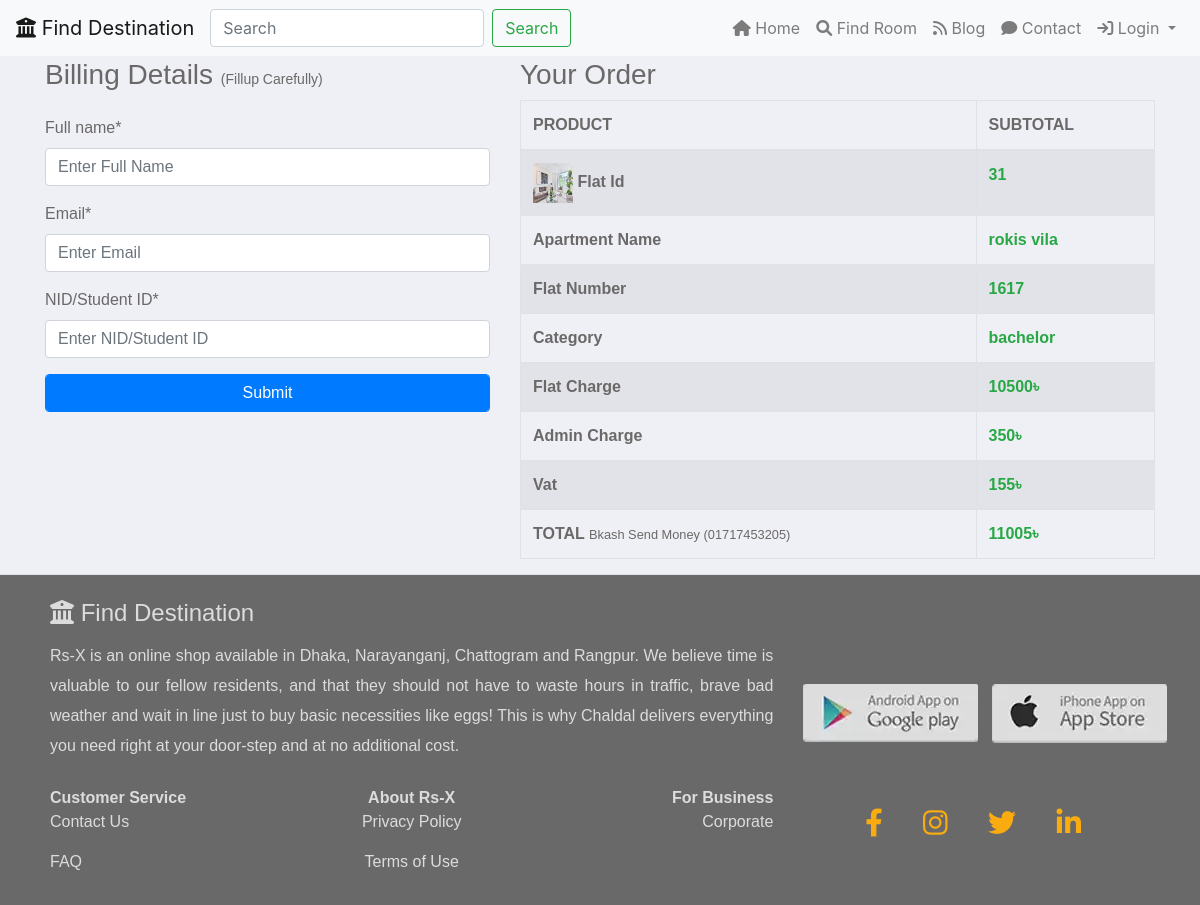
The app's page /b_ensure.php?id=31 with its own data.
### tables this page shows
CREATE TABLE `bachelor` (
  `id` int(11) NOT NULL,
  `flat_category` varchar(255) NOT NULL,
  `email` varchar(255) NOT NULL,
  `appertmentName` varchar(255) NOT NULL,
  `flatNumber` varchar(255) NOT NULL,
  `location` varchar(255) NOT NULL,
  `description` text NOT NULL,
  `rent` int(255) NOT NULL,
  `photo` varchar(255) NOT NULL,
  `submitTime` timestamp NOT NULL DEFAULT current_timestamp()
);

### b_ensure.php (the view, shortened to what this page needs)
<?php
include_once('config.php');
require_once('include/links.php');
?>
<link rel="stylesheet" href="css/ensure.css"/>
</head>
<body>
<header>
    <nav class="navbar navbar-expand-lg navbar-light bg-light fixed-top">
        <a class="navbar-brand" href="index.php"><i class="fa-solid fa-building-columns"></i> Find Destination</a>
        <div class="collapse navbar-collapse" id="navbarSupportedContent">
            <form class="form-inline my-2 my-lg-0 mr-auto">
                <input class="form-control mr-sm-2" type="search" placeholder="Search" aria-label="Search">
                <button class="btn btn-outline-success my-2 my-sm-0" type="submit">Search</button>
            </form>
            <ul class="navbar-nav ">
                <li class="nav-item ">
                    <a class="nav-link " href="../index.php"><i class="fa-solid fa-house"></i> Home</a>
                </li>
                <li class="nav-item">
                    <a class="nav-link customStyle" href="../roomDetails.php"><i class="fa-solid fa-magnifying-glass"></i> Find Room</a>
                </li>
                <li class="nav-item">
                    <a class="nav-link" href="../blog.php"><i class="fa-solid fa-rss"></i> Blog</a>
                </li>
                <li class="nav-item">
                    <a class="nav-link" href="../contact.php"><i class="fa-solid fa-comment"></i> Contact</a>
                </li>
                <li class="nav-item dropdown">
                    <a class="nav-link dropdown-toggle" href="#" id="navbarDropdown" role="button" data-toggle="dropdown" aria-haspopup="true" aria-expanded="false">
                        <i class="fa-solid fa-arrow-right-to-bracket"></i> Login
                    </a>
                </li>
            </ul>
        </div>
    </nav>
    <header/>
    <section>
        <div class="container mb-4">
            <h3 class="main-heading animate__animated animate__flipInX">Ensure</h3>
        </div>
    </section>
    <section>
        <?php
        if(isset($_REQUEST['id'])){
            $id=$_REQUEST['id'];
            $selectQuery="SELECT * FROM `bachelor` WHERE `id`='$id'";
            $runQuery=mysqli_query($connect,$selectQuery);
            $row=mysqli_fetch_assoc($runQuery);
        }
        ?>
        <div class="billingDetails">
            <div class="container">
                <div class="row animate__animated animate__zoomIn">
                    <div class="col-sm-5">
                        <div class="allInputBoxWrapper">
                            <h3 class="mb-4">Billing Details <span> (Fillup Carefully)</span></h3>
                            <form action="b_ensureCore.php" method="post">
                                <div class="form-group">
                                    <label for="fullname">Full name*</label>
                                    <input type="text" class="form-control" placeholder="Enter Full Name" name="userName" required>
                                </div>
                                <div class="form-group">
                                    <label for="city">Email*</label>
                                    <input type="email" class="form-control" placeholder="Enter Email" name="userEmail" required>
                                </div>
                                <div class="form-group">
                                    <label for="district">NID/Student ID*</label>
                                    <input type="text" class="form-control" placeholder="Enter NID/Student ID" name="nid" required>
                                </div>
                                <button type="submit" class="btn btn-primary form-control">Submit</button>
                            </form>
                        </div>
                    </div>
                    <div class="col-sm-7">
                        <?php
                        if(isset($_REQUEST['right'])){
                            echo '<h3 class="text-center mt-4 mb-3 text-success">Yahoo!! Congratulations Sir.</h3>
                                <p class="text-center text-info">We Have Successfully Received Your Order! We Will Contact You Shortly <i class="fas fa-phone"></i></p>
                                ';
                        }else{
                            $rent= $row['rent'];
                            $vat=155;
                            $adminCharge=350;
                            $total=$rent+$adminCharge+$vat;
                            ?>
                            <div class="yourOrderWrapper">
                                <div class="orderHeading">
                                    <h3>Your Order</h3>
                                </div>
                                <table class="table table-bordered table-striped table-hover">
                                    <thead>
                                    <tr>
                                        <th scope="col">PRODUCT</th>
                                        <th scope="col">SUBTOTAL</th>
                                    </tr>
                                    </thead>
                                    <tbody>
                                    <tr>
                                        <td><strong><img width="40" height="40"  src="publisher/bachelor_room_images/<?php echo $row['photo']?>"/> Flat Id</strong></td>
                                        <td><strong class="text-success"><?php echo $row['id']?></strong></td>
                                    </tr>
                                    <tr>
                                        <td><strong>Apartment Name</strong></td>
                                        <td><strong class="text-success"><?php echo $row['appertmentName']?></strong></td>
                                    </tr>
                                    <tr>
                                        <td><strong>Flat Number</strong></td>
                                        <td><strong class="text-success"><?php echo $row['flatNumber']?></strong></td>
                                    </tr>
                                    <tr>
                                        <td><strong>Category</strong></td>
                                        <td><strong class="text-success"><?php echo $row['flat_category']?></strong></td>
                                    </tr>
                                    <tr>
                                        <td><strong>Flat Charge</strong></td>
                                        <td><strong class="text-success"><?php echo $row['rent']?>৳</strong></td>
                                    </tr>
                                    <tr>
                                        <td><strong>Admin Charge</strong></td>
                                        <td><strong class="text-success"><?php echo $adminCharge?>৳</strong></td>
                                    </tr>
                                    <tr>
                                        <td><strong>Vat</strong></td>
                                        <td><strong class="text-success"><?php echo $vat?>৳</strong></td>
                                    </tr>
                                    <tr>
                                        <td><strong>TOTAL  <small>Bkash Send Money (01717453205)</small></strong></td>
                                        <td><strong class="text-success"><?php echo $total?>৳</strong></td>
                                    </tr>
                                    </tbody>
                                </table>
                            </div>
                            <?php
                        }
                        ?>
                    </div>
                </div>
            </div>
        </div>
    </section>
    <?php
    require_once('include/footer.php');
    ?>

### css/ensure.css (style rules this page uses)
body { background:#eff0f5; }
.allInputBoxWrapper { color: #6a6868; margin-bottom: 30px; }
.allInputBoxWrapper h3 span { font-size: 14px; }
.billingDetails { font-family: sans-serif; }
.yourOrderWrapper { color: #6a6868; }

### records on screen
bachelor: photo (picture), id "31", appertmentName "rokis vila", flatNumber "1617", flat_category "bachelor", rent "10500", rent "11005"

### other values on screen
$adminCharge "350"
$vat "155"
